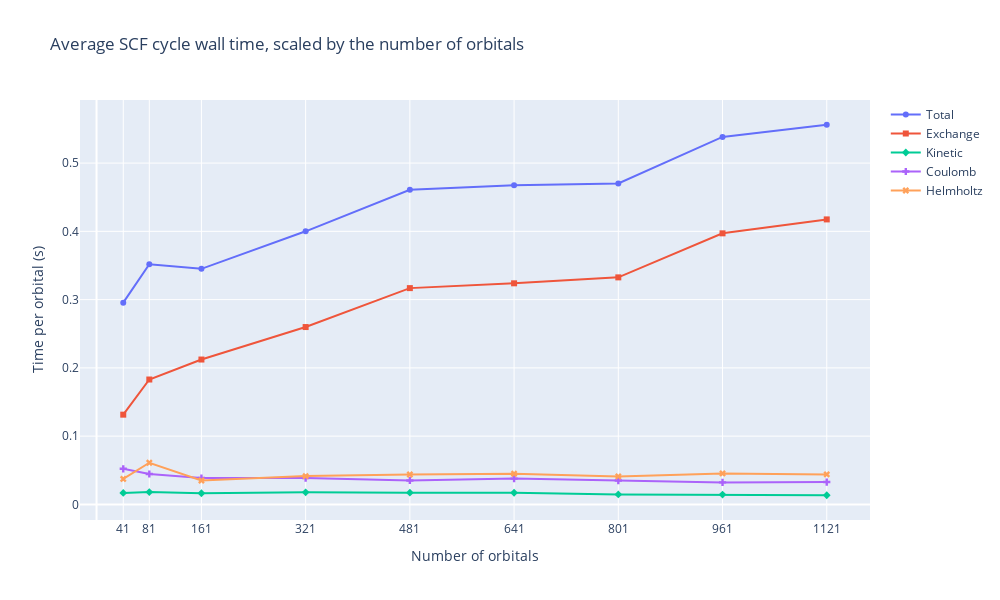

Notebook cell for this chart:
### Code cell
fig.update_layout(
    title=r"Average SCF cycle wall time, scaled by the number of orbitals",
    xaxis_title="Number of orbitals",
    yaxis_title="Time per orbital (s)",
    height=600,
    width=1000,
    xaxis = dict(
        tickmode='array',
        tickvals=xs,
    ),
)

### Figure 1 — Plotly figure (JSON) as saved in the notebook; plotly's stock layout.template omitted (floating-point values rounded to 4 significant figures)
{"data": [{"marker": {"symbol": 0}, "mode": "lines+markers", "name": "Total", "x": [41, 81, 161, 321, 481, 641, 801, 961, 1121], "y": [0.2955, 0.3518, 0.3451, 0.4001, 0.4608, 0.4676, 0.4701, 0.5383, 0.5562], "type": "scatter"}, {"marker": {"symbol": 1}, "mode": "lines+markers", "name": "Exchange", "x": [41, 81, 161, 321, 481, 641, 801, 961, 1121], "y": [0.1315, 0.183, 0.2122, 0.2598, 0.3168, 0.3239, 0.3326, 0.3971, 0.4175], "type": "scatter"}, {"marker": {"symbol": 2}, "mode": "lines+markers", "name": "Kinetic", "x": [41, 81, 161, 321, 481, 641, 801, 961, 1121], "y": [0.01683, 0.01802, 0.01634, 0.01769, 0.01719, 0.01708, 0.01459, 0.01447, 0.01342], "type": "scatter"}, {"marker": {"symbol": 3}, "mode": "lines+markers", "name": "Coulomb", "x": [41, 81, 161, 321, 481, 641, 801, 961, 1121], "y": [0.0522, 0.04457, 0.03863, 0.03863, 0.03503, 0.0378, 0.03496, 0.03227, 0.03273], "type": "scatter"}, {"marker": {"symbol": 4}, "mode": "lines+markers", "name": "Helmholtz", "x": [41, 81, 161, 321, 481, 641, 801, 961, 1121], "y": [0.03728, 0.06103, 0.03504, 0.04147, 0.04382, 0.04493, 0.041, 0.04532, 0.04398], "type": "scatter"}], "layout": {"xaxis": {"title": {"text": "Number of orbitals"}, "tickmode": "array", "tickvals": [41, 81, 161, 321, 481, 641, 801, 961, 1121], "type": "linear", "range": [-25.4, 1187.0], "autorange": true}, "title": {"text": "Average SCF cycle wall time, scaled by the number of orbitals"}, "yaxis": {"title": {"text": "Time per orbital (s)"}, "type": "linear", "range": [-0.02284, 0.5924], "autorange": true}, "height": 600, "width": 1000}}
